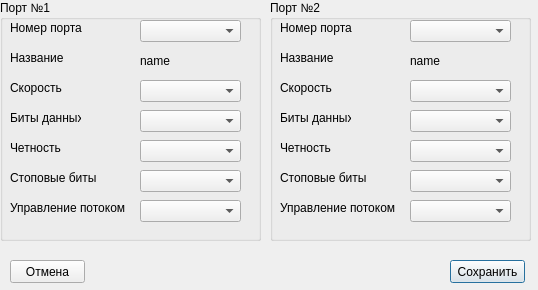
<?xml version="1.0" encoding="UTF-8"?>
<ui version="4.0">
 <class>serialPortsDialog</class>
 <widget class="QDialog" name="serialPortsDialog">
  <property name="geometry">
   <rect>
    <x>0</x>
    <y>0</y>
    <width>538</width>
    <height>290</height>
   </rect>
  </property>
  <property name="windowTitle">
   <string>Dialog</string>
  </property>
  <widget class="QGroupBox" name="groupBox">
   <property name="geometry">
    <rect>
     <x>0</x>
     <y>0</y>
     <width>261</width>
     <height>241</height>
    </rect>
   </property>
   <property name="title">
    <string>Порт №1</string>
   </property>
   <widget class="QComboBox" name="flowControl_1">
    <property name="geometry">
     <rect>
      <x>140</x>
      <y>200</y>
      <width>101</width>
      <height>22</height>
     </rect>
    </property>
   </widget>
   <widget class="QLabel" name="label_5">
    <property name="geometry">
     <rect>
      <x>10</x>
      <y>200</y>
      <width>131</width>
      <height>16</height>
     </rect>
    </property>
    <property name="text">
     <string>Управление потоком</string>
    </property>
   </widget>
   <widget class="QComboBox" name="stopBits_1">
    <property name="geometry">
     <rect>
      <x>140</x>
      <y>170</y>
      <width>101</width>
      <height>22</height>
     </rect>
    </property>
   </widget>
   <widget class="QLabel" name="label">
    <property name="geometry">
     <rect>
      <x>10</x>
      <y>80</y>
      <width>61</width>
      <height>16</height>
     </rect>
    </property>
    <property name="text">
     <string>Скорость</string>
    </property>
   </widget>
   <widget class="QLabel" name="label_4">
    <property name="geometry">
     <rect>
      <x>10</x>
      <y>170</y>
      <width>91</width>
      <height>16</height>
     </rect>
    </property>
    <property name="text">
     <string>Стоповые биты</string>
    </property>
   </widget>
   <widget class="QLabel" name="label_3">
    <property name="geometry">
     <rect>
      <x>10</x>
      <y>140</y>
      <width>61</width>
      <height>16</height>
     </rect>
    </property>
    <property name="text">
     <string>Четность</string>
    </property>
   </widget>
   <widget class="QComboBox" name="parity_1">
    <property name="geometry">
     <rect>
      <x>140</x>
      <y>140</y>
      <width>101</width>
      <height>22</height>
     </rect>
    </property>
   </widget>
   <widget class="QComboBox" name="baudRate_1">
    <property name="geometry">
     <rect>
      <x>140</x>
      <y>80</y>
      <width>101</width>
      <height>22</height>
     </rect>
    </property>
   </widget>
   <widget class="QComboBox" name="dataBits_1">
    <property name="geometry">
     <rect>
      <x>140</x>
      <y>110</y>
      <width>101</width>
      <height>22</height>
     </rect>
    </property>
   </widget>
   <widget class="QLabel" name="label_2">
    <property name="geometry">
     <rect>
      <x>10</x>
      <y>110</y>
      <width>71</width>
      <height>16</height>
     </rect>
    </property>
    <property name="text">
     <string>Биты данных</string>
    </property>
   </widget>
   <widget class="QComboBox" name="number_1">
    <property name="geometry">
     <rect>
      <x>140</x>
      <y>20</y>
      <width>101</width>
      <height>22</height>
     </rect>
    </property>
   </widget>
   <widget class="QLabel" name="label_6">
    <property name="geometry">
     <rect>
      <x>10</x>
      <y>20</y>
      <width>81</width>
      <height>16</height>
     </rect>
    </property>
    <property name="text">
     <string>Номер порта</string>
    </property>
   </widget>
   <widget class="QLabel" name="label_7">
    <property name="geometry">
     <rect>
      <x>10</x>
      <y>50</y>
      <width>71</width>
      <height>16</height>
     </rect>
    </property>
    <property name="text">
     <string>Название</string>
    </property>
   </widget>
   <widget class="QLabel" name="nameLabel_1">
    <property name="geometry">
     <rect>
      <x>140</x>
      <y>50</y>
      <width>101</width>
      <height>21</height>
     </rect>
    </property>
    <property name="text">
     <string>name</string>
    </property>
   </widget>
  </widget>
  <widget class="QGroupBox" name="groupBox_2">
   <property name="geometry">
    <rect>
     <x>270</x>
     <y>0</y>
     <width>261</width>
     <height>241</height>
    </rect>
   </property>
   <property name="title">
    <string>Порт №2</string>
   </property>
   <widget class="QComboBox" name="flowControl_2">
    <property name="geometry">
     <rect>
      <x>140</x>
      <y>200</y>
      <width>101</width>
      <height>22</height>
     </rect>
    </property>
   </widget>
   <widget class="QLabel" name="label_9">
    <property name="geometry">
     <rect>
      <x>10</x>
      <y>200</y>
      <width>131</width>
      <height>16</height>
     </rect>
    </property>
    <property name="text">
     <string>Управление потоком</string>
    </property>
   </widget>
   <widget class="QComboBox" name="stopBits_2">
    <property name="geometry">
     <rect>
      <x>140</x>
      <y>170</y>
      <width>101</width>
      <height>22</height>
     </rect>
    </property>
   </widget>
   <widget class="QLabel" name="label_10">
    <property name="geometry">
     <rect>
      <x>10</x>
      <y>80</y>
      <width>61</width>
      <height>16</height>
     </rect>
    </property>
    <property name="text">
     <string>Скорость</string>
    </property>
   </widget>
   <widget class="QLabel" name="label_11">
    <property name="geometry">
     <rect>
      <x>10</x>
      <y>170</y>
      <width>91</width>
      <height>16</height>
     </rect>
    </property>
    <property name="text">
     <string>Стоповые биты</string>
    </property>
   </widget>
   <widget class="QLabel" name="label_12">
    <property name="geometry">
     <rect>
      <x>10</x>
      <y>140</y>
      <width>61</width>
      <height>16</height>
     </rect>
    </property>
    <property name="text">
     <string>Четность</string>
    </property>
   </widget>
   <widget class="QComboBox" name="parity_2">
    <property name="geometry">
     <rect>
      <x>140</x>
      <y>140</y>
      <width>101</width>
      <height>22</height>
     </rect>
    </property>
   </widget>
   <widget class="QComboBox" name="baudRate_2">
    <property name="geometry">
     <rect>
      <x>140</x>
      <y>80</y>
      <width>101</width>
      <height>22</height>
     </rect>
    </property>
   </widget>
   <widget class="QComboBox" name="dataBits_2">
    <property name="geometry">
     <rect>
      <x>140</x>
      <y>110</y>
      <width>101</width>
      <height>22</height>
     </rect>
    </property>
   </widget>
   <widget class="QLabel" name="label_13">
    <property name="geometry">
     <rect>
      <x>10</x>
      <y>110</y>
      <width>71</width>
      <height>16</height>
     </rect>
    </property>
    <property name="text">
     <string>Биты данных</string>
    </property>
   </widget>
   <widget class="QComboBox" name="number_2">
    <property name="geometry">
     <rect>
      <x>140</x>
      <y>20</y>
      <width>101</width>
      <height>22</height>
     </rect>
    </property>
   </widget>
   <widget class="QLabel" name="label_14">
    <property name="geometry">
     <rect>
      <x>10</x>
      <y>20</y>
      <width>81</width>
      <height>16</height>
     </rect>
    </property>
    <property name="text">
     <string>Номер порта</string>
    </property>
   </widget>
   <widget class="QLabel" name="label_15">
    <property name="geometry">
     <rect>
      <x>10</x>
      <y>50</y>
      <width>71</width>
      <height>16</height>
     </rect>
    </property>
    <property name="text">
     <string>Название</string>
    </property>
   </widget>
   <widget class="QLabel" name="nameLabel_2">
    <property name="geometry">
     <rect>
      <x>140</x>
      <y>50</y>
      <width>101</width>
      <height>21</height>
     </rect>
    </property>
    <property name="text">
     <string>name</string>
    </property>
   </widget>
  </widget>
  <widget class="QPushButton" name="okButton">
   <property name="geometry">
    <rect>
     <x>450</x>
     <y>260</y>
     <width>75</width>
     <height>23</height>
    </rect>
   </property>
   <property name="text">
    <string>Сохранить</string>
   </property>
  </widget>
  <widget class="QPushButton" name="canselButton">
   <property name="geometry">
    <rect>
     <x>10</x>
     <y>260</y>
     <width>75</width>
     <height>23</height>
    </rect>
   </property>
   <property name="text">
    <string>Отмена</string>
   </property>
  </widget>
 </widget>
 <resources/>
 <connections/>
</ui>
